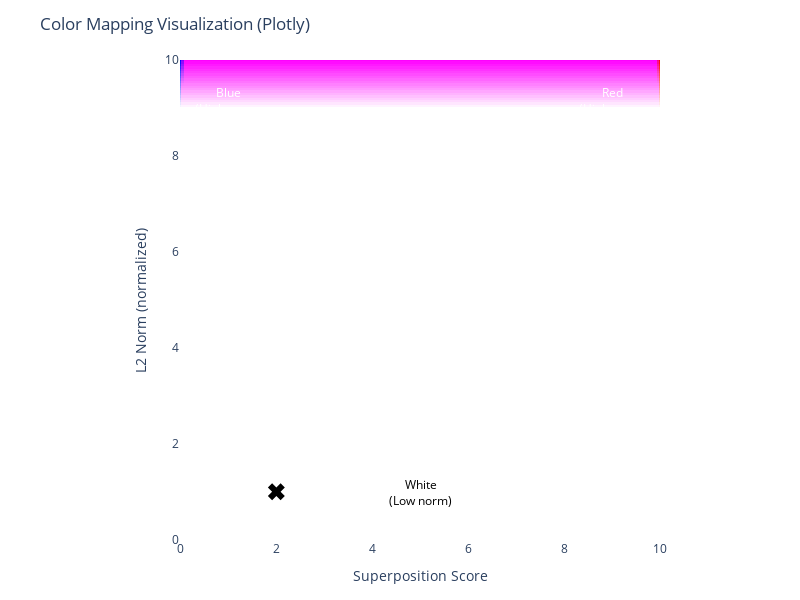

Notebook code cell kept with this figure:
### Code cell
def create_model():
    """Train model with router selection tracking."""
    config = Config(
        n_features=2,
        n_hidden=1,
        n_experts=1,
        n_active_experts=1,
        load_balancing_loss=True,
    )
    
    model = MoEModel(
        config=config,
        device=DEVICE,
        # Create a range of values around 1 for importance, length = n_features
        importance = torch.tensor([1, 1]),
        feature_probability=torch.tensor(.01)
    )

    return model

model = create_model()
optimize(model, n_batch=512, steps=5000, print_freq=1000, lr=1e-3, hooks=[])
plot_expert_metrics(model)

### Figure 1 — Plotly figure (JSON) as saved in the notebook; plotly's stock layout.template omitted (floating-point values rounded to 4 significant figures; data arrays with more than 128 entries replaced by an {"elided": "..."} marker saying what was removed)
{"data": [{"dx": 0.05025, "dy": 0.05025, "hovertemplate": "superposition=%{x:.3f}<br>norm=%{y:.3f}<extra></extra>", "type": "image", "x0": 0, "y0": 0, "z": {"elided": "120000 int values"}}, {"marker": {"color": "black", "size": 15, "symbol": "x"}, "mode": "markers", "name": "Experts", "type": "scatter", "x": [2.008], "y": [1.006]}], "layout": {"annotations": [{"font": {"color": "white"}, "showarrow": false, "text": "Blue<br>(High norm,<br>Low super)", "x": 1, "xanchor": "center", "y": 9, "yanchor": "middle"}, {"font": {"color": "white"}, "showarrow": false, "text": "Red<br>(High norm,<br>High super)", "x": 9, "xanchor": "center", "y": 9, "yanchor": "middle"}, {"font": {"color": "black"}, "showarrow": false, "text": "White<br>(Low norm)", "x": 5, "xanchor": "center", "y": 1, "yanchor": "middle"}], "height": 600, "margin": {"b": 60, "l": 60, "r": 20, "t": 60}, "title": {"text": "Color Mapping Visualization (Plotly)"}, "width": 800, "xaxis": {"range": [0, 10], "title": {"text": "Superposition Score"}}, "yaxis": {"range": [0, 10], "title": {"text": "L2 Norm (normalized)"}}}}
